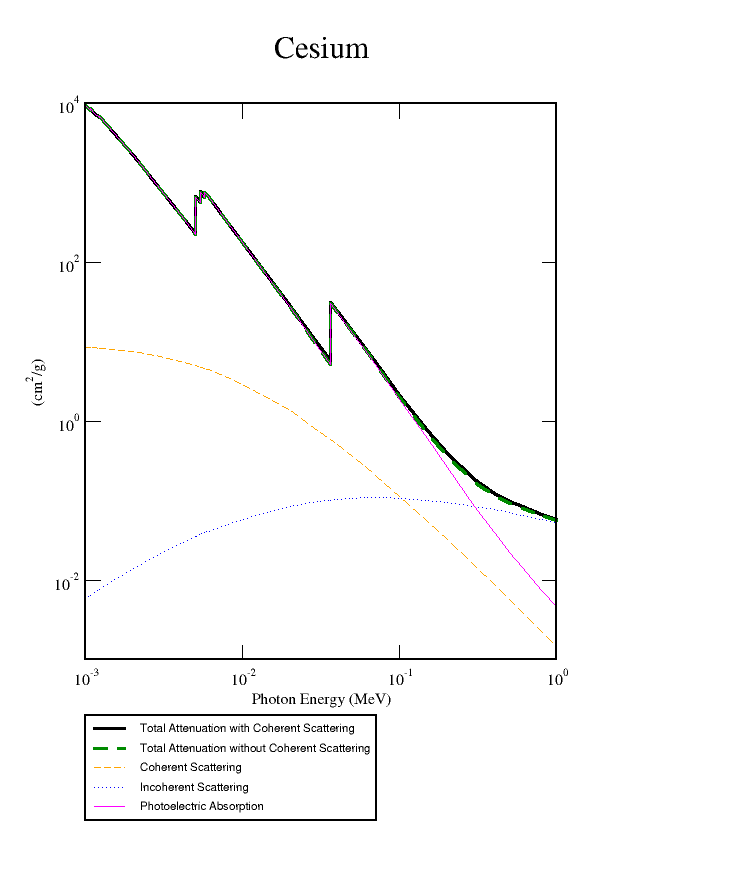
#> input picture long_writeup/xcom_caesium_photon_xsec.png, 742 x 882 px
$ python image_plot2.py ../../long_writeup/xcom_caesium_photon_xsec.png   (Python 2 division)
#> lines starting #> are read from the running program, lines starting #| are printed output that depends on the picture
#! /usr/bin/env python
#
"""  This script will display some images already put into numpy foramt

     Extra discription

     usage:  image_plot.py  [path to images to display]


"""
import sys
import math
import numpy
import scipy
import scipy.ndimage
import scipy.ndimage.filters
import glob
import matplotlib.pyplot
#import matplotlib.backends.backend_pdf
import os
import Image

# get arguments
inputFiles=glob.glob(sys.argv[1])
for inputFile in inputFiles:
        pil_im=Image.open(inputFile)
#> pil_im is the input picture: PIL image 742x882 P; mean R, G, B 250.2, 250.2, 250.1
        inputData_raw=numpy.array(pil_im.getdata()).reshape(pil_im.size[0], pil_im.size[1])
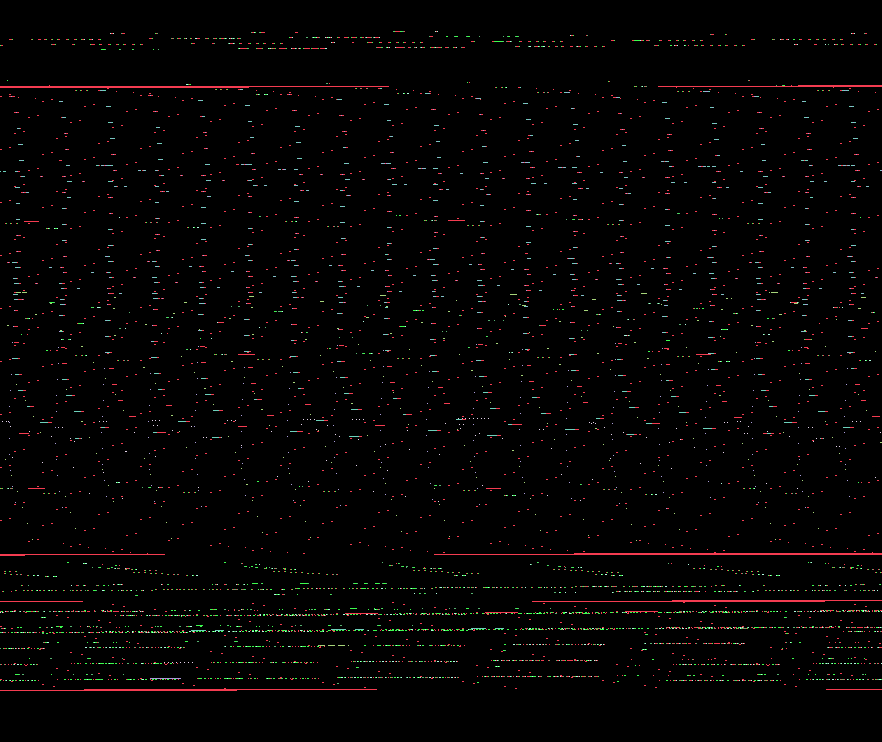
#> inputData_raw: shape (742, 882) int64; 9 distinct labels, from 0 to 18; one colour per label, 0 black
        inputData=scipy.ndimage.filters.gaussian_filter(inputData_raw, 0.5, order=0, output=None, mode='reflect', cval=0.0)# smear it
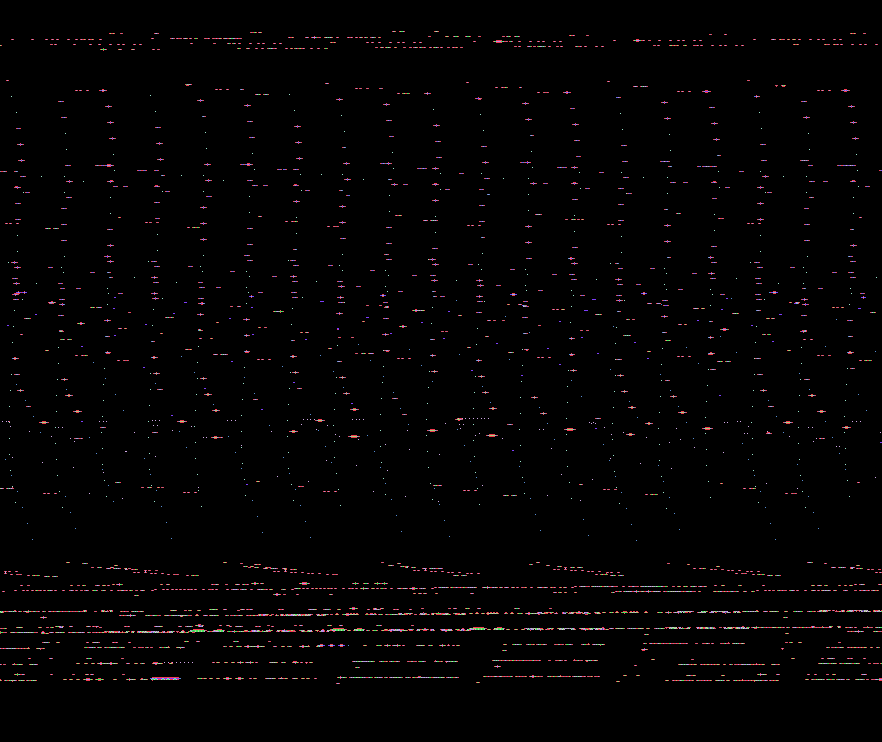
#> inputData: shape (742, 882) int64; 16 distinct labels, from 0 to 15; one colour per label, 0 black

        boolArray=inputData > 100
#> boolArray: shape (742, 882) bool; every value is 0
        print " Number of pixels above background:",  numpy.sum(boolArray)
#|  Number of pixels above background: 0
        print "Hottest pixel: ",numpy.amax(inputData)
#| Hottest pixel:  15
        matplotlib.pyplot.gray()
        #matplotlib.pyplot.title("Data From "+fileRootName)
        #matplotlib.pyplot.imshow(boolArray)
        matplotlib.pyplot.imshow(inputData*boolArray,cmap=matplotlib.pyplot.cm.gray)
        matplotlib.pyplot.show()
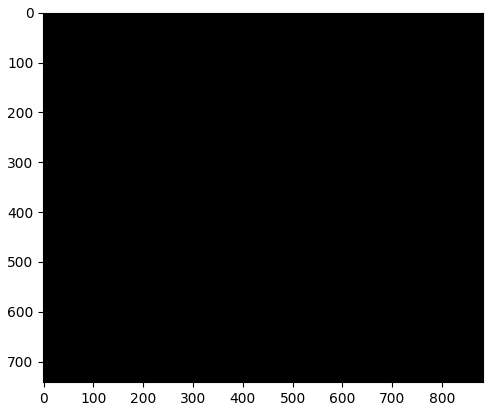
#> figure drawn by matplotlib, 1 panel
        #data=numpy.reshape(inputArray,-1)  # need to format the numpyArray as a single dimension
        #matplotlib.pyplot.title("Data From "+fileRootName)
        #matplotlib.pyplot.yscale('log')
        raw_input("Press Enter To Continue")


# form list of npz files
# for each file
#    compute the average for all pixels for all images
#    compute the STD for all pixels for all images
#    print out the results
